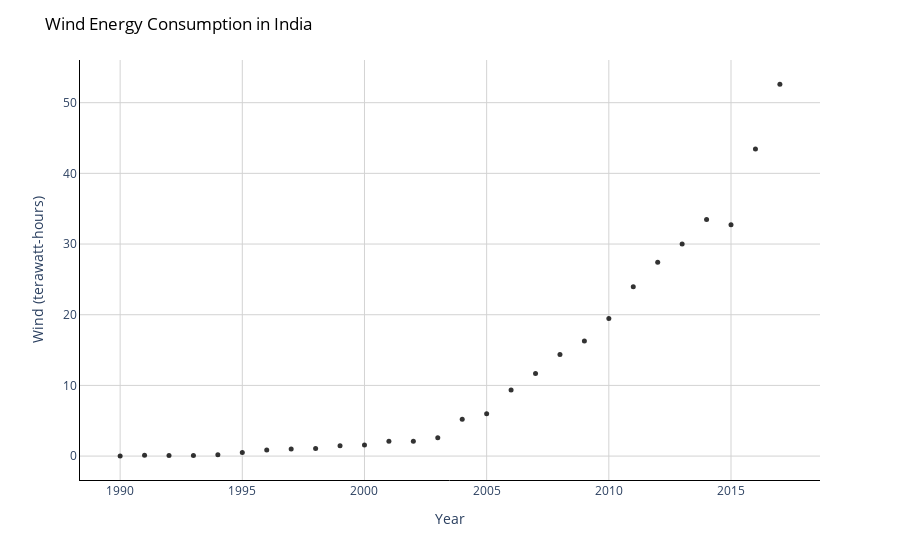

Source (notebook cell):
### Code cell
# Create a scatter plot
fig = px.scatter(df, x=df['Year'], y=df['Wind (terawatt-hours)'], 
                 opacity=0.8, color_discrete_sequence=['black'])
# Change chart background color
fig.update_layout(dict(plot_bgcolor = 'white'))

# Update axes lines
fig.update_xaxes(showgrid=True, gridwidth=1, gridcolor='lightgrey', 
                 zeroline=True, zerolinewidth=1, zerolinecolor='lightgrey', 
                 showline=True, linewidth=1, linecolor='black')

fig.update_yaxes(showgrid=True, gridwidth=1, gridcolor='lightgrey', 
                 zeroline=True, zerolinewidth=1, zerolinecolor='lightgrey', 
                 showline=True, linewidth=1, linecolor='black')

fig.update_yaxes(showgrid=True, gridwidth=1, gridcolor='lightgrey', 
                 zeroline=True, zerolinewidth=1, zerolinecolor='lightgrey', 
                 showline=True, linewidth=1, linecolor='black')

# Set figure title
fig.update_layout(title=dict(text="Wind Energy Consumption in India", 
                             font=dict(color='black')))
# Update marker size
fig.update_traces(marker=dict(size=5))

fig.show()

### Figure 1 — Plotly figure (JSON) as saved in the notebook; plotly's stock layout.template omitted (floating-point values rounded to 4 significant figures)
{"data": [{"hovertemplate": "Year=%{x}<br>Wind (terawatt-hours)=%{y}<extra></extra>", "legendgroup": "", "marker": {"color": "black", "opacity": 0.8, "size": 5, "symbol": "circle"}, "mode": "markers", "name": "", "orientation": "v", "showlegend": false, "type": "scatter", "x": [1990, 1991, 1992, 1993, 1994, 1995, 1996, 1997, 1998, 1999, 2000, 2001, 2002, 2003, 2004, 2005, 2006, 2007, 2008, 2009, 2010, 2011, 2012, 2013, 2014, 2015, 2016, 2017], "xaxis": "x", "y": [0.0303, 0.1129, 0.08847, 0.09477, 0.1913, 0.4965, 0.8784, 0.988, 1.079, 1.446, 1.582, 2.085, 2.085, 2.604, 5.225, 5.991, 9.337, 11.68, 14.38, 16.27, 19.46, 23.95, 27.43, 30.01, 33.45, 32.74, 43.45, 52.62], "yaxis": "y"}], "layout": {"legend": {"tracegroupgap": 0}, "margin": {"t": 60}, "plot_bgcolor": "white", "title": {"font": {"color": "black"}, "text": "Wind Energy Consumption in India"}, "xaxis": {"anchor": "y", "domain": [0, 1], "gridcolor": "lightgrey", "gridwidth": 1, "linecolor": "black", "linewidth": 1, "showgrid": true, "showline": true, "title": {"text": "Year"}, "zeroline": true, "zerolinecolor": "lightgrey", "zerolinewidth": 1}, "yaxis": {"anchor": "x", "domain": [0, 1], "gridcolor": "lightgrey", "gridwidth": 1, "linecolor": "black", "linewidth": 1, "showgrid": true, "showline": true, "title": {"text": "Wind (terawatt-hours)"}, "zeroline": true, "zerolinecolor": "lightgrey", "zerolinewidth": 1}}}
